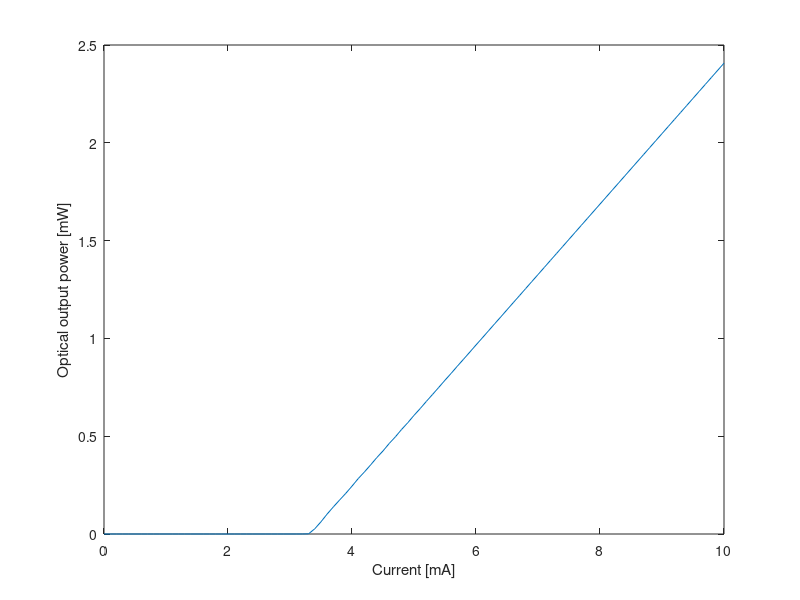

Here is the MATLAB script that generated this plot: (Note: this script raises an error after producing the figure.)
% Laser rate equation model
% by Lukas Chrostowski, 2016
%edited by Or Bahari

function main

global I;   % current

y = [0 0; 0 0]; % initial conditions for the laser (off)
time = [0 10e-9];   % simulation time

I_sweep = 0:0.1e-3:10e-3;
S_sweep = zeros (length(I_sweep),1);
N_sweep = zeros (length(I_sweep),1);
options = odeset('RelTol',1e-6,'AbsTol',1e-6);
%%
for i = 1:length(I_sweep)
    I = I_sweep(i);
    [t, y] = ode23(@RateEqs, time, y(end,:), options);
    S_sweep(i) = y(end,1);
    N_sweep(i) = y(end,2);
end
figure(30); 
plot (I_sweep*1e3, S_sweep*4.27e-8*1e3*.5);
xlabel ('Current [mA]')
ylabel ('Optical output power [mW]')
hold on;
plot(I_sweep*1e3,power*1e3)
legend('Matlab*0.5','Lumrical')
title("LI curve Matalb Vs. Lumerical");
hold off;
%%
Ith = 3.3e-3;   % threshold current

I=2 * Ith;
load('6.6mA.mat');
y0 = [0 0]; % initial conditions for the laser (off)
[t, y] = ode23(@RateEqs, time, y0, options);
figure(31);
plot (t*1e9, y(:,1)*4.27e-8*1e3);
hold on;
%plot from lumerical I=6.6mA
%power1 = zeros(3970,1);                          
%power1 = pwr(1:3970,:);
plot (osc.time*1e9,pwr*1e3)
xlabel ('Time [ns]')
ylabel ('Optical Power [mWatts]')
title("photon density I=6.6mA Matlab Vs. Lumerical");
legend ('Matlab 6.6mA', 'Lumerical 6.6mA');

hold off;

figure(32);
I=5 * Ith;
load('16.5mA.mat');
[t, y] = ode23(@RateEqs, time, y0, options);
plot (t*1e9, y(:,1)*4.27e-8*1e3);
hold on;
plot (osc.time*1e9,pwr*1e3)
xlabel ('Time [ns]')
ylabel ('Optical Power [mWatts]')
title("photon density I=16.5mA Matlab Vs. Lumerical");
legend ('Matlab 16.5mA', 'Lumerical 16.5mA');
hold off;
end

function dy = RateEqs (t, y)

global I;   % current
S = y(1);   % Photon Number
N = y(2);   % Carrier Number

% laser parameters
tp = 3e-12; % photon lifetime, s
ts = 2e-9;  % carrier lifetime, s
G0 = 1e4;   % Modal gain, s-1
Ntr = 4e6;  % Transparency carrier number
eta = 0.9;  % Quantum efficiency
Rsp = 100e9;% Spontaneous emission rate

% constants
q = 1.6e-19;

dy = zeros(2,1);
G = G0 * ( N - Ntr);
dy(1) = (G - 1/tp) * S + Rsp;
dy(2) = eta * I / q - N/ts - G * S;

end     
      